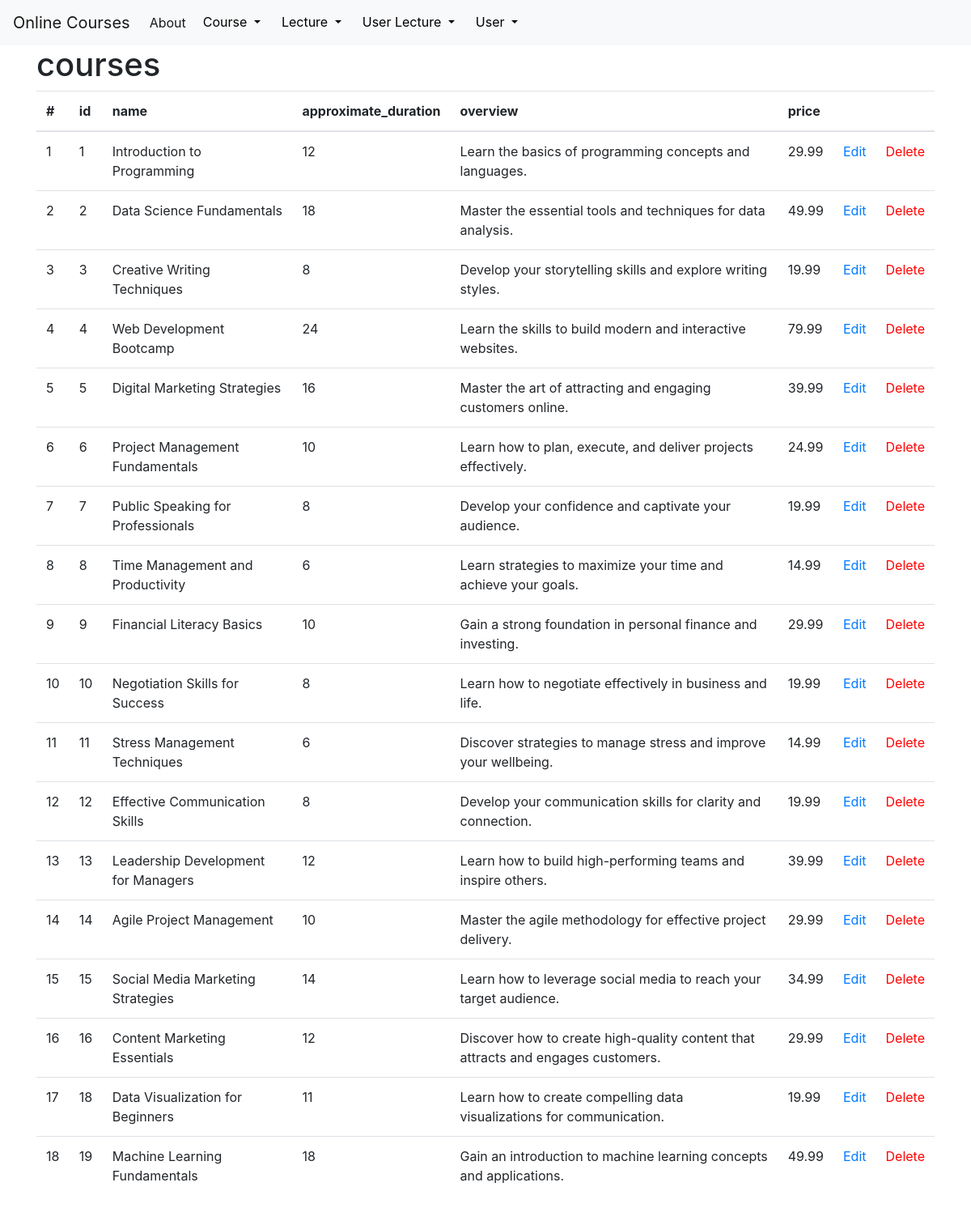
Screenshot of /courses with the database file from the repository.
### tables this page shows
CREATE TABLE courses (
  id INTEGER PRIMARY KEY AUTOINCREMENT,
  name VARCHAR(255) NOT NULL,
  approximate_duration INT,
  overview TEXT,
  price DECIMAL(10,2)
);

### app.py (the view)
@app.route('/<string:table_name>')
def show(table_name):
    connection = get_db_connection()
    my_class = classAdresses[table_name]
    rows = my_class.select(connection)
    return render_template('table.html', rows=rows, table_class=my_class)

### DB_Classes.py (called while the page is built)
    @classmethod
    def select(cls, db_connection, amount=None):
        query = f"SELECT * FROM '{cls.table_name}'"
        if amount is not None:
            query += " LIMIT ?"
            users = db_connection.execute(query, (amount,))
        else:
            users = db_connection.execute(query)
        return users.fetchall()

### app.py (called while the page is built)
def get_db_connection(db = 'database.db'):
    connection = sqlite3.connect(db)
    connection.row_factory = sqlite3.Row
    return connection

@app.template_filter('table_name')
def getTableName(myClass):
    return myClass.table_name

@app.template_filter('get_attributes')
def getAttributes(myClass):
    return myClass.attributes

@app.template_filter('get_id')
def getID(myClass):
    return myClass.id

### templates/table.html
{% extends 'base.html' %}
{% block content %}
    <h1>{% block title %} {{ table_class | table_name }} {% endblock %}</h1>
    <table class="table">
      <thead>
        <tr>
          <th scope="col">#</th>
          <th scope="col">{{ table_class | get_id }}</th>
          {% for attribute in table_class | get_attributes %}
            <th scope="col">{{ attribute }}</th>
          {% endfor %}
            <th scope="col"></th>
            <th scope="col"></th>
        </tr>
      </thead>
      <tbody>
      {% for row in rows %}
        <tr>
            <td>{{ loop.index }}</td>
            <td>{{ row["id"] }}</td>
            {% for attribute in table_class | get_attributes %}
            <td>{{ row[attribute] }}</td>
            {% endfor %}
            <td><a href="{{ url_for('edit', table_name = table_class | table_name, element_id=row['id']) }}">Edit</a></td>
            <td><a href="{{ url_for('delete', table_name = table_class | table_name, element_id=row['id']) }}" class="delete-link">Delete</a></td>
          </tr>
      {% endfor %}
      </tbody>
    </table>
{% endblock %}

### static/css/style.css (style rules this page uses)
.delete-link { color: red; }

### rows the page displays
courses: id "1", name "Introduction to Programming" "12" "Learn the basics of programming concepts and languages." "29.99"
courses: id "2", name "Data Science Fundamentals" "18" "Master the essential tools and techniques for data analysis." "49.99"
courses: id "3", name "Creative Writing Techniques" "8" "Develop your storytelling skills and explore writing styles." "19.99"
courses: id "4", name "Web Development Bootcamp" "24" "Learn the skills to build modern and interactive websites." "79.99"
courses: id "5", name "Digital Marketing Strategies" "16" "Master the art of attracting and engaging customers online." "39.99"
courses: id "6", name "Project Management Fundamentals" "10" "Learn how to plan, execute, and deliver projects effectively." "24.99"
courses: id "7", name "Public Speaking for Professionals" "8" "Develop your confidence and captivate your audience." "19.99"
courses: id "8", name "Time Management and Productivity" "6" "Learn strategies to maximize your time and achieve your goals." "14.99"
courses: id "9", name "Financial Literacy Basics" "10" "Gain a strong foundation in personal finance and investing." "29.99"
courses: id "10", name "Negotiation Skills for Success" "8" "Learn how to negotiate effectively in business and life." "19.99"
courses: id "11", name "Stress Management Techniques" "6" "Discover strategies to manage stress and improve your wellbeing." "14.99"
courses: id "12", name "Effective Communication Skills" "8" "Develop your communication skills for clarity and connection." "19.99"
courses: id "13", name "Leadership Development for Managers" "12" "Learn how to build high-performing teams and inspire others." "39.99"
courses: id "14", name "Agile Project Management" "10" "Master the agile methodology for effective project delivery." "29.99"
courses: id "15", name "Social Media Marketing Strategies" "14" "Learn how to leverage social media to reach your target audience." "34.99"
courses: id "16", name "Content Marketing Essentials" "12" "Discover how to create high-quality content that attracts and engages customers." "29.99"
courses: id "18", name "Data Visualization for Beginners" "11" "Learn how to create compelling data visualizations for communication." "19.99"
courses: id "19", name "Machine Learning Fundamentals" "18" "Gain an introduction to machine learning concepts and applications." "49.99"

### other values shown
{{ table_class | table_name }} "courses"
{{ table_class | get_id }} "id"
{{ attribute }} "name" "approximate_duration" "overview" "price"
